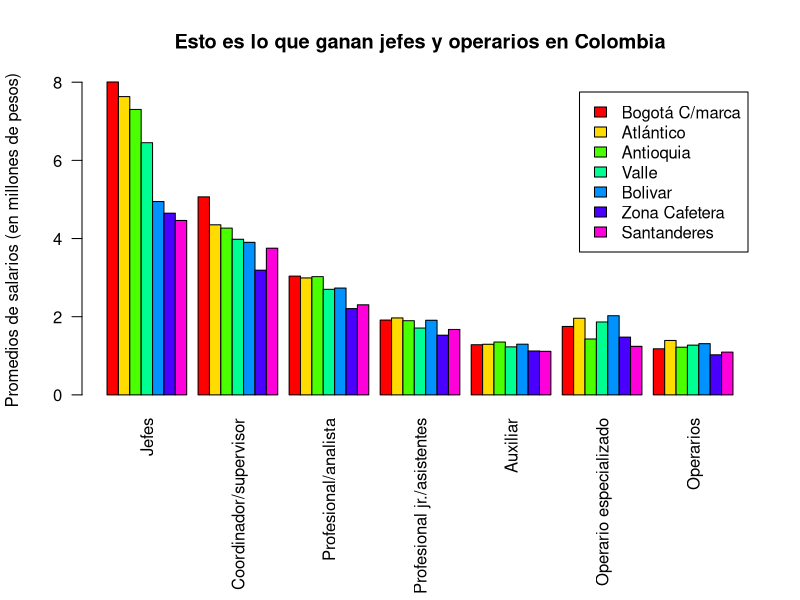
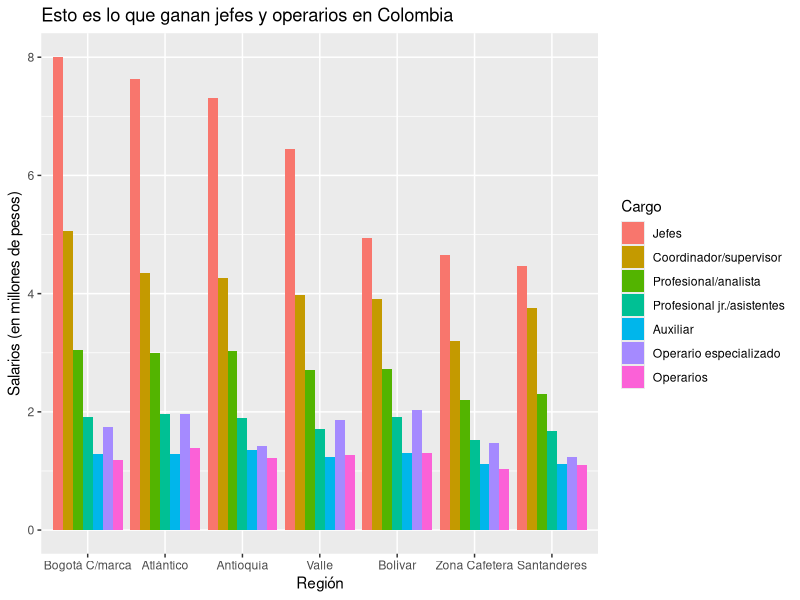

Here is the R script that generated these plots, in order:
## ---- chunk 1
knitr::opts_chunk$set(echo = TRUE)
## ---- chunk 2
library(readxl)
salarios <- read_xlsx("salarios.xlsx")
## ---- chunk 3

# Preparación de la base de datos
salariosM <- as.matrix(salarios[, 2:8])
dimnames(salariosM) <- list(unlist(salarios[, 1]), names(salarios)[-1])

# Definición de colores
colores <- rainbow(7)

# Construcción de la gráfica
op <- par(no.readonly = TRUE)
par(oma = op$oma + c(5, 0, 0, 0))
barplot(salariosM/1e6, 
        beside = TRUE,
        las = 2,
        legend.text  = TRUE,
        ylab = "Promedios de salarios (en millones de pesos)",
        col = colores,
        main = "Esto es lo que ganan jefes y operarios en Colombia")
par(op)
## ---- chunk 4
library(tidyr)
salarios2 <- salarios %>%
             gather(value = "Salario",
                    key = "Cargo",
                    -c(region))
salarios2$Cargo <- factor(salarios2$Cargo, 
                          levels = names(salarios)[-1])
salarios2$region <- factor(salarios2$region, 
                          levels = unlist(salarios[, 1]))

library(ggplot2)
ggplot(salarios2, aes(region, Salario/1e6)) +
   geom_bar(stat = "identity",
            position = "dodge",
            aes(fill = Cargo)) +
   labs(x = "Región", 
        y = "Salarios (en millones de pesos)",
        title = "Esto es lo que ganan jefes y operarios en Colombia")
